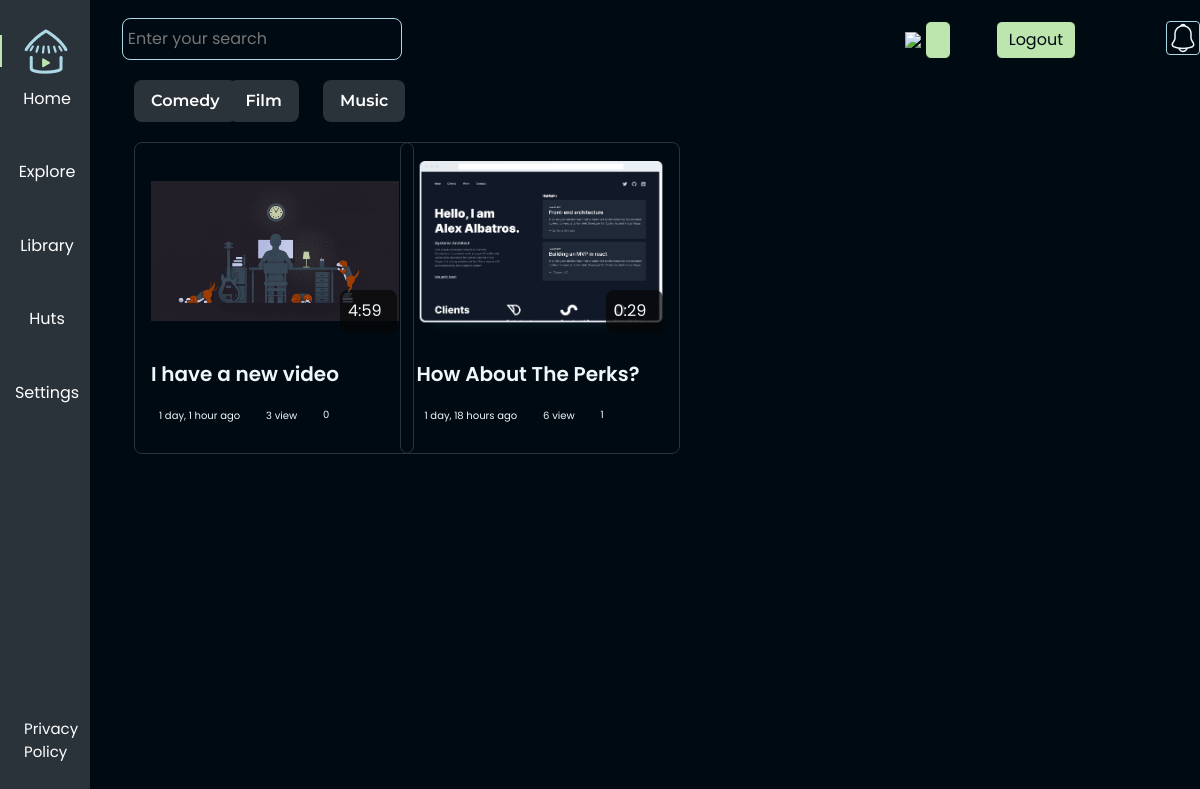
The app's page / (signed in) with its own data.
### videos/models.py (models this page shows, shortened)
class Category(models.Model):
    name = models.CharField(verbose_name=_('name'),
                            max_length=150,
                            db_index=True,
                            help_text=_('category name.'),
                            unique=True)
    slug = models.SlugField(verbose_name=_('slug'),
                            max_length=100,
                            unique=True)
    description = models.CharField(verbose_name=_('description'),
                                   max_length=100)
    image = models.ImageField(verbose_name=_('image'), upload_to='categories')
    created = models.DateTimeField(auto_now_add=True)
    updated = models.DateTimeField(auto_now=True)
    class Meta:
        ordering = ['name']
        verbose_name = _('category')
        verbose_name_plural = _('categories')

class Video(models.Model):
    PRIVATE = 'PR'
    PUBLIC = 'PU'
    PRIVACY_CHOICES = [
        (PRIVATE, 'Private'),
        (PUBLIC, 'Public'),
    ]
    GENERAL = 'G'
    PARENTAL = 'PG'
    MATURED = 'M'
    RATING_CHOICES = [
        (GENERAL, 'General Audience'),
        (PARENTAL, 'Parental Guidance Suggested'),
        (MATURED, 'Mature Audience Only'),
    ]
    user = models.ForeignKey(settings.AUTH_USER_MODEL,
                             on_delete=models.CASCADE,
                             related_name=_('videos'),
                             verbose_name=_('user'))
    title = models.CharField(verbose_name=_('title'),
                             max_length=250,
                             db_index=True,
                             help_text=_('Title of the video.'))
    slug = models.SlugField(verbose_name=_('slug'),
                            max_length=100,
                            unique=True)
    video_file = models.FileField(verbose_name=_('Video file'),
                                  upload_to='videos',
                                  validators=[FileExtensionValidator(['mp4'])],
                                  help_text=_('Path to the uploaded video.'))
    thumbnail = models.ImageField(verbose_name=_('thumbnail'),
                                  upload_to='thumbnails',
                                  validators=[FileExtensionValidator(
                                    ['jpg', 'jpeg', 'png', 'webp'])],
                                  help_text=_('An image that will be used as a thumbnail.'))
    description = models.TextField(verbose_name=_('description'),
                                   max_length=1000,
                                   help_text=_('Description of the video.'))
    privacy = models.CharField(verbose_name=_('privacy'),
                               max_length=2,
                               choices=PRIVACY_CHOICES,
                               default=PUBLIC)
    movie_rating = models.CharField(verbose_name=_('movie rating'),
                                    max_length=2,
                                    choices=RATING_CHOICES)
    impressions = models.PositiveBigIntegerField(verbose_name=_('impressions'),
                                                 default=0,
                                                 help_text=_('View count for a video.'))
    category = models.ForeignKey(Category,
                                 on_delete=models.CASCADE,
                                 related_name=_('videos'),
                                 verbose_name=_('categories'),
                                 blank=True)
    released = models.DateField(blank=True, null=True)
    enable_comments = models.BooleanField(verbose_name=_('enable comments'),
                                          default=True,
                                          help_text=_('Flag to turn on/off commenting'))
    created = models.DateTimeField(verbose_name=_('created'),
                                   auto_now_add=True,
                                   help_text=_('The date/time when the user uploaded the video'))
    updated = models.DateTimeField(verbose_name=_('updated'),
                                   auto_now=True,
                                   help_text=_('The date/time when the user made changes to the video information'))
    favorites = models.BigIntegerField(default=0)
    users_favorites = models.ManyToManyField(settings.AUTH_USER_MODEL,
                                       related_name=_('videos_favorites'),
                                       verbose_name=_('users favorites'),
                                       blank=True,
                                       help_text=_('Users who added video to their favorites.'))
    video_length = models.CharField(verbose_name=_('video length'),
                                    max_length=10,
                                    help_text=_('Length of the video in minutes:seconds'),
                                    blank=True)
    flag = models.BooleanField(verbose_name=_('_is flagged?'),
                               default=False,
                               help_text=_('If this video has been flagged for violations'))
    class Meta:
        ordering = ['-created']
        verbose_name = _('video')
        verbose_name_plural = _('videos')
    def get_absolute_url(self):
        return reverse('videos:detail', kwargs={'slug': self.slug})

### core/views.py (the view)
# urls.py: path('', home, name='home'),
def home(request):
    if request.user.is_authenticated:
        videos = Video.objects.all()
        categories = Category.objects.all()
        template = 'core/home.html'
        context = {'videos': videos, 'categories': categories}
        return render(request, template, context)
    else:
        categories = Category.objects.all()
        template = 'core/landing.html'
        context = {'categories': categories}
        return render(request, template, context)

### templates/core/home.html (shortened to what this page needs)
{% extends "core/base.html" %}
{% block content %}
<div class="row mb-3">
    {% for c in categories %}
    <div class="col-lg-1 me-2">
        <a href="" class="btn vidhut__button-primary mb-1">{{ c.name }}</a>
    </div>
    {% endfor %}
</div>
{% for video in videos %}
<div class="col-md-3">
    {% include 'partials/_video_card.html' %}
</div>
{% endfor %}
{% endblock %}

### templates/core/base.html (shortened to what this page needs)
{% load static %}
<!doctype html>
<html lang="en">
<head>
    <link href="https://cdn.jsdelivr.net/npm/bootstrap@5.2.0/dist/css/bootstrap.min.css" rel="stylesheet"
>
    <link rel="stylesheet" href="{% static 'styles/views.css' %}">
</head>
<body id="body-pd">
    {% include "partials/_icon_navbar.html" %}
    <div class="container">
        <div class="row">
            {% block content %}
            {% endblock %}
        </div>
    </div>
</body>
</html>

### templates/partials/_icon_navbar.html (shortened to what this page needs)
{% load static %}
<header class="header" id="header">
    <div>
        <input type="search" class="search" placeholder="Enter your search" aria-label="Search">
    </div>
    <div>
        <a href="{% url 'accounts:profile' %}">
            <img src="{% static 'images/user.png' %}">
        </a>
        <a href="">
            <img class="notification" src="{% static 'images/Notification.png' %}" alt="image">
        </a>
        {% if request.user.is_creator %}
        <a class="btn upload" href="{% url 'videos:create' %}">
        </a>
        {% endif %}
        <a class="btn upload" href="{% url 'accounts:logout' %}">Logout</a>
    </div>
</header>
<div class="l-navbar" id="nav-bar">
    <nav class="nav">
        <div>
            <div class="text-center text-white">
                <a href="{% url 'core:home' %}" class="nav_logo {% url 'core:home' as home_url %}{% if request.get_full_path == home_url %}active{% endif %}">
                    <img src="{% static 'images/favicon.png' %}" alt="">
                </a> Home
            </div>
            <br>
            <div class="text-center text-white">
                <a href="{% url 'core:explore' %}" class="nav_logo {% url 'core:explore' as explore_url %}{% if request.get_full_path == explore_url %}active{% endif %}">
                </a> Explore
            </div>
            <br>
            <div class="text-center text-white">
                <a href="" class="nav_logo">
                </a> Library
            </div>
            <br>
            <div class="text-center text-white">
                <a href="" class="nav_logo">
                </a> Huts
            </div>
            <br>
            <div class="text-center text-white">
                <a href="" class="nav_logo">
                </a> Settings
            </div>
            <br>
        </div>
        <a href="#" class="nav_link privacy-policy">Privacy <br>Policy</a>
    </nav>
</div>

### templates/partials/_video_card.html
{% load static %}
{% load humanize %}
<div class="main-video-container">
    <a href="{{ video.get_absolute_url }}">
        <video class="main-video" poster="{{ video.thumbnail.url }}" src="" type="video/mp4"></video>
    </a>
    <div class="video-duration">{{ video.video_length }}</div></a>
    <h5 class="main-vid-title">{{ video.title }}</h5>
    <div class="meta-data">
        <div class="time"><img src="{% static 'images/Clock.png' %}" alt="">
            <p class="details">{{ video.created|naturaltime }}</p>
        </div>
        <div class="views"><img src="{% static 'images/eye.png' %}" alt="">
            <p class="details">{{ video.impressions }} view{{ video.impression|pluralize }}</p>
        </div>
        <div class="likes"><img src="{% static 'images/Vector.png' %}" alt="">
            <p class="details">{{ video.favorites }}</p>
        </div>
    </div>
</div>

### static/styles/views.css (style rules this page uses)
:root { --header-height: 4rem; --nav-width: 90px; --first-color: #2B333A; --first-color-light: #BCE6AD; --white-color: #BCE6AD; --font-family: 'Montserrat', sans-serif; font-family: 'Poppins', sans-serif; --z-fixed: 0; }
*,::before,::after { box-sizing: border-box }
body { position: relative; margin: var(--header-height) 0 0 0; padding: 0 1rem;font-family: var(--body-font); font-size: var(--normal-font-size); transition: .5s; background-color: #000A12; }
a { text-decoration: none }
.search { background-image: url(search.png) ; background-repeat: no-repeat; background-position: left; margin-top: -2px; background-color: #000A12; color: #ADD8E6; z-index: 2; float: left; }
.header { width: 100%; height: var(--header-height); position: fixed; top: 0; left: 0; display: flex; align-items: center; float: right; justify-content: space-between; padding: 0 1rem; background-color: #000A12; z-index: var(--z-fixed); transition: .5s }
.upload { background-color: #BCE6AD; color: #000A12; border: 1px solid; margin-right: 40px; }
.notification { margin-left: 50px; border: 1px solid #ADD8E6; border-radius: 4px; float: right; }
.l-navbar { position: fixed; top: 0; left: -30%; width: var(--nav-width); height: 100vh; background-color: var(--first-color); padding: .5rem 2rem 0 0; transition: .5s; z-index: var(--z-fixed) }
.nav { height: 100%; display: flex; flex-direction: column; justify-content: space-between; overflow: hidden }
.nav_logo, .nav_link { display: grid; grid-template-columns: max-content max-content; align-items: center; column-gap: 1rem; padding: .8rem 0 .8rem 1.5rem }
.nav_logo { margin-bottom: 0rem; }
.nav_link { position: relative; color: var(--first-color-light); margin-bottom: 1.5rem; transition: .3s }
.privacy-policy { font-size: 15px; color: white; text-decoration: none; }
.active { color: var(--white-color) }
.active::before { content: ''; position: absolute; left: 0; width: 2px; height: 32px; background-color: var(--white-color) }
.container { background-color: #000A12; }
@media screen and (min-width: 768px) { body { margin: calc(var(--header-height) + 1rem) 0 0 0; padding-left: calc(var(--nav-width) + 2rem) } }
@media screen and (min-width: 768px) { .header { height: calc(var(--header-height) + 1rem); padding: 0 0rem 0 calc(var(--nav-width) + 2rem) } }
@media screen and (min-width: 768px) { .l-navbar { left: 0;padding: 1rem 0rem 0 0 } }
@media screen and (min-width: 768px) { .search { background-color: #000A12; color: #ADD8E6; border: 1px solid #ADD8E6; padding: .5em .3em; width: 280px; margin-left: 0px; border-radius: 8px; } }
.main-video-container { padding: 16px; gap: 16px; width: 280px; height: 312px; border: 1px solid #2B333A; border-radius: 8px; }
.main-video { width: 248px; height: 184px; border-radius: 8px; z-index: 1; }
.video-duration { padding: 8px; position:sticky; float: right; margin-top: -60px; width: 57px; z-index: 99; height: 43px; left: 259px; top: 130px; font-weight: 400; font-size: 16px; line-height: 160%; color: #EFF7FA; background: rgba(6, 6, 6, 0.7); border-radius: 8px; }
.main-vid-title { font-weight: 600; font-size: 20px; line-height: 140%; margin-top: 10px; color: #EFF7FA; }
.time { padding: 0px; font-size: 10px; color: #EFF7FA; display: flex; flex-direction: row; align-items: center; height: 14px; margin-right: 10px; gap: 8px; }
.views { padding: 0px; font-size: 10px; color: #EFF7FA; display: flex; flex-direction: row; align-items: center; margin-right: 10px; gap: 8px; height: 14px; }
.likes { padding: 0px; font-size: 10px; color: #EFF7FA; display: flex; flex-direction: row; align-items: center; justify-content: center; gap: 8px; height: 14px; line-height: 140%; }
.meta-data { display: flex; flex-direction: row; margin-top: 20px; gap: 8px; width: 250px; height: 14px; }
.details { margin-bottom: 0; margin-top: 0; }
video { width: 1233px; height: 498px; }

### templates/core/home.html (style rules this page uses)
.vidhut__button-primary { background-color: #2B333A; margin-right: 20px; border-radius: 8px; font-weight: 600; padding: 8px 16px; font-family: Montserrat; color: white; }

### records on screen
Category: name "Comedy"
Category: name "Film"
Category: name "Music"
Video: video_length "4:59", title "I have a new video", created "1 day, 1 hour ago", impressions "3", favorites "0"
Video: video_length "0:29", title "How About The Perks?", created "1 day, 18 hours ago", impressions "6", favorites "1"
